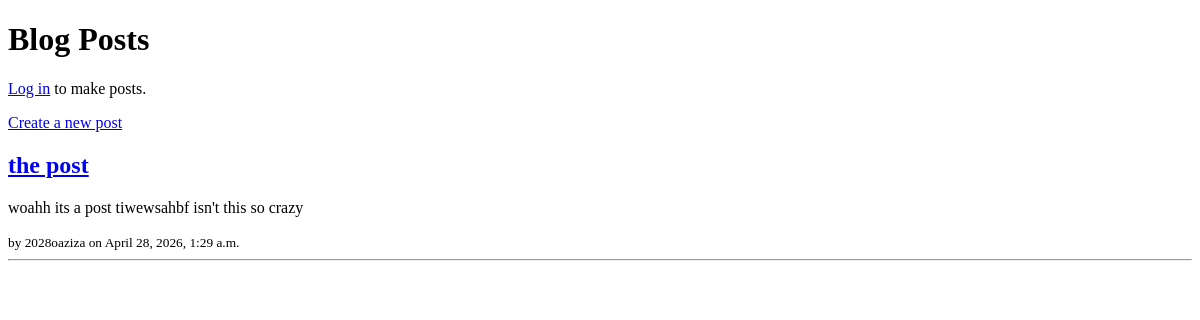
Before: / with the older database file.
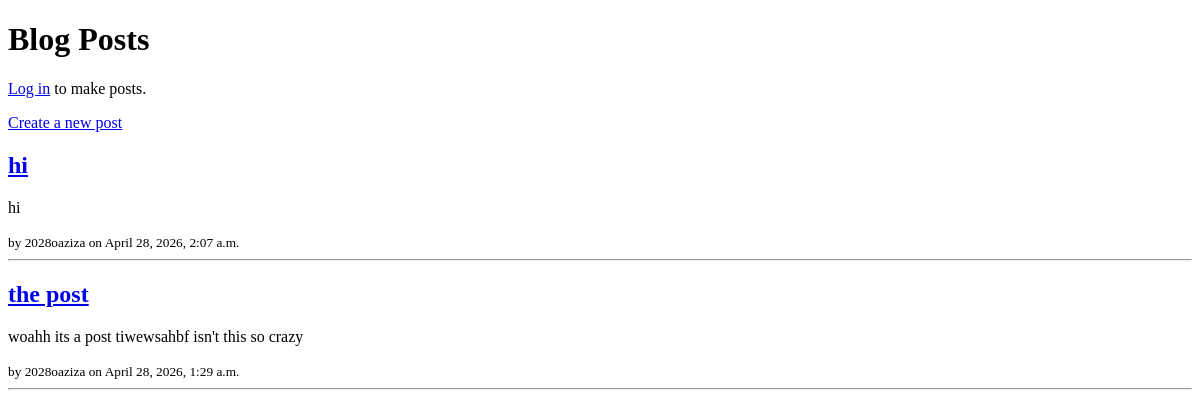
After: the same page with the newer database file.
### blog/models.py (models this page shows)
class Post(models.Model):
    title = models.CharField(max_length = 200)
    content = models.TextField()
    author = models.ForeignKey(User, on_delete = models.CASCADE)
    created_at = models.DateTimeField(auto_now_add=True)

### blog/views.py (the view)
# urls.py: path('', views.post_list, name='post_list'),
def post_list(request):
    posts = Post.objects.all().order_by('-created_at')
    return render(request, 'blog/post_list.html', {'posts': posts})

### blog/templates/blog/post_list.html
<!doctype html>
<html>
    <head><title>Blog</title></head>
    <body>
        <h1> Blog Posts </h1>
        {% if user.is_authenticated %}
            <p> Logged in as {{ user.username }} | <a href="{% url 'ion_logout' %}">Logout</a></p>
        {% else %}
            <p><a href = "{% url 'ion_login' %}">Log in</a> to make posts.</p>
        {% endif %}
        <a href = "{% url 'post_create' %}">Create a new post</a>
        {% for post in posts %}
            <h2><a href = "{% url 'post_detail' post.pk %}">{{post.title}}</a></h2>
            <p>{{post.content}}</p>
            <small>by {{post.author.username}} on {{post.created_at}}</small>
            <hr>
        {% empty %}
            <p> No posts yet. </p>
        {% endfor %}
    </body>
</html>

Changed rows visible on the page:
added Post: title "hi", content "hi", author.username "2028oaziza", created_at "April 28, 2026, 2:07 a.m."
